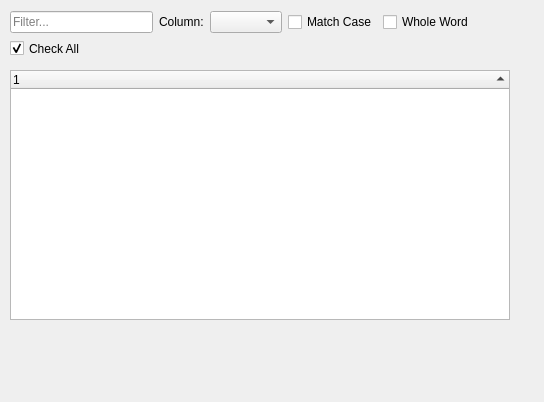
<?xml version="1.0" encoding="UTF-8"?>
<ui version="4.0">
 <class>FilterWidget</class>
 <widget class="QWidget" name="FilterWidget">
  <property name="geometry">
   <rect>
    <x>0</x>
    <y>0</y>
    <width>544</width>
    <height>402</height>
   </rect>
  </property>
  <property name="windowTitle">
   <string>Form</string>
  </property>
  <widget class="QWidget" name="layoutWidget">
   <property name="geometry">
    <rect>
     <x>10</x>
     <y>10</y>
     <width>464</width>
     <height>24</height>
    </rect>
   </property>
   <layout class="QHBoxLayout" name="filterLayout">
    <item>
     <widget class="QLineEdit" name="filterLineEdit">
      <property name="placeholderText">
       <string>Filter...</string>
      </property>
      <property name="clearButtonEnabled">
       <bool>true</bool>
      </property>
     </widget>
    </item>
    <item>
     <widget class="QLabel" name="filterColumnLabel">
      <property name="text">
       <string>Column:</string>
      </property>
     </widget>
    </item>
    <item>
     <widget class="QComboBox" name="filterComboBox">
      <property name="currentText">
       <string/>
      </property>
      <property name="currentIndex">
       <number>-1</number>
      </property>
     </widget>
    </item>
    <item>
     <widget class="QCheckBox" name="filterMatchCase">
      <property name="text">
       <string>Match Case</string>
      </property>
     </widget>
    </item>
    <item>
     <widget class="QCheckBox" name="filterWholeWord">
      <property name="text">
       <string>Whole Word</string>
      </property>
     </widget>
    </item>
   </layout>
  </widget>
  <widget class="QCheckBox" name="checkAll">
   <property name="geometry">
    <rect>
     <x>10</x>
     <y>40</y>
     <width>464</width>
     <height>17</height>
    </rect>
   </property>
   <property name="text">
    <string>Check All</string>
   </property>
   <property name="checked">
    <bool>true</bool>
   </property>
  </widget>
  <widget class="QTreeWidget" name="treeWidget">
   <property name="geometry">
    <rect>
     <x>10</x>
     <y>70</y>
     <width>500</width>
     <height>250</height>
    </rect>
   </property>
   <property name="selectionMode">
    <enum>QAbstractItemView::ExtendedSelection</enum>
   </property>
   <property name="rootIsDecorated">
    <bool>false</bool>
   </property>
   <property name="sortingEnabled">
    <bool>true</bool>
   </property>
   <attribute name="headerVisible">
    <bool>true</bool>
   </attribute>
   <attribute name="headerDefaultSectionSize">
    <number>74</number>
   </attribute>
   <attribute name="headerShowSortIndicator" stdset="0">
    <bool>true</bool>
   </attribute>
   <attribute name="headerStretchLastSection">
    <bool>true</bool>
   </attribute>
   <column>
    <property name="text">
     <string notr="true">1</string>
    </property>
   </column>
  </widget>
 </widget>
 <resources/>
 <connections/>
</ui>
